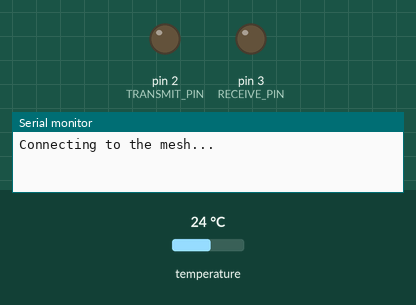
Simulated run of this sketch. Board: Arduino Uno, built with avr-gcc and run on an emulated ATmega328P. On the bench: output pins drawn as LEDs (lit = HIGH), the last lines printed to the serial monitor. Dashed ring = blinking. The test bench sets the inputs (shaded band); at power-on: temperature 24 °C.

Above: at 0.8 s.
At 2.79 s:
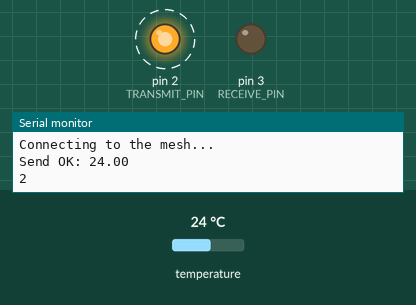
Timing chart, 0 to 3.1 s (numbered marks = the images above):
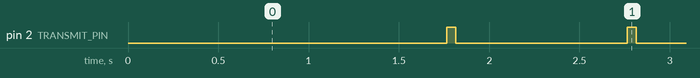

The sketch:

MeshNodeTemp.ino
```cpp
/** RF24Mesh_Example.ino by TMRh20

   This example sketch shows how to manually configure a node via RF24Mesh, and send data to the
   master node.
   The nodes will refresh their network address as soon as a single write fails. This allows the
   nodes to change position in relation to each other and the master node.
*/


#include "RF24.h"
#include "RF24Network.h"
#include "RF24Mesh.h"
#include <SPI.h>
//#include <printf.h>

#define TRANSMIT_PIN   2
#define RECEIVE_PIN    3

#include <OneWire.h>
#include <DallasTemperature.h>
#define ONE_WIRE_BUS 4
OneWire oneWire(ONE_WIRE_BUS);
DallasTemperature sensors(&oneWire);


/**** Configure the nrf24l01 CE and CS pins ****/
RF24 radio(8, 10);
RF24Network network(radio);
RF24Mesh mesh(radio, network);

/**
   User Configuration: nodeID - A unique identifier for each radio. Allows addressing
   to change dynamically with physical changes to the mesh.

   In this example, configuration takes place below, prior to uploading the sketch to the device
   A unique value from 1-255 must be configured for each node.
   This will be stored in EEPROM on AVR devices, so remains persistent between further uploads, loss of power, etc.

 **/
#define nodeID 2


uint32_t displayTimer = 0;

struct Data {
  uint8_t id;
  unsigned long theTime;
  float theValue;
};

Data data;

struct payload_t {
  unsigned long ms;
  unsigned long counter;
};

void setup() {

  Serial.begin(9600);
  sensors.begin();
  pinMode(TRANSMIT_PIN, OUTPUT);
  pinMode(RECEIVE_PIN, OUTPUT);
  //printf_begin();
  // Set the nodeID manually
  mesh.setNodeID(nodeID);
  // Connect to the mesh
  Serial.println(F("Connecting to the mesh..."));
  mesh.begin();
  data.id = nodeID;
  randomSeed(analogRead(0));
}


void loop() {

  mesh.update();

  // Send to the master node every second
  if (millis() - displayTimer >= 1000) {
    displayTimer = millis();

    data.theTime = displayTimer;
    sensors.requestTemperatures();
    //Serial.print(float(sensors.getTempCByIndex(0)));
    data.theValue = float(sensors.getTempCByIndex(0));
    //data.randNumber = random(300);
    // Send an 'M' type message containing the current millis()
    if (!mesh.write(&data, 'M', sizeof(data))) {

      // If a write fails, check connectivity to the mesh network
      if ( ! mesh.checkConnection() ) {
        //refresh the network address
        Serial.println("Renewing Address");
        if(!mesh.renewAddress()){
          //If address renewal fails, reconfigure the radio and restart the mesh
          //This allows recovery from most if not all radio errors
          mesh.begin();
        }
      } else {
        Serial.println("Send fail, Test OK");
      }
    } else {
      digitalWrite(TRANSMIT_PIN,HIGH);
      delay(50);
      digitalWrite(TRANSMIT_PIN, LOW);
      delay(50);

      Serial.print("Send OK: "); Serial.println(data.theValue);

      Serial.print(data.id);
    }
  }
if(network.available()){
    //digitalWrite(SIGNAL_PIN,HIGH);
    //delay(50);
    //digitalWrite(SIGNAL_PIN, LOW);
    //delay(50);
    RF24NetworkHeader header;
    network.peek(header);
    switch(header.type){
      case 'M':
        network.read(header,&data,sizeof(data));
        Serial.print(header.from_node); Serial.print(" ");
        Serial.print(header.to_node); Serial.print(" ");
        Serial.print(header.id); Serial.println("");
        Serial.print(data.id); Serial.print(" ");
        Serial.print(data.theTime/1000); Serial.print(" ");
        Serial.println(data.theValue);
        break;
      default: network.read(header,0,0);
        Serial.print("default");Serial.println(header.type);
        break;
    }
  }


//  while (network.available()) {
//    digitalWrite(RECEIVE_PIN,HIGH);
//    delay(50);
//    digitalWrite(RECEIVE_PIN, LOW);
//    delay(50);
//    RF24NetworkHeader header;
//    payload_t payload;
//    network.read(header, &payload, sizeof(payload));
//    Serial.print("Received packet #");
//    Serial.print(payload.counter);
//    Serial.print(" at ");
//    Serial.println(payload.ms);
//  }

}
```

Measured:
- by itself, pin 2 (TRANSMIT_PIN): alternates HIGH for 0.05 s and LOW for 0.95 s
